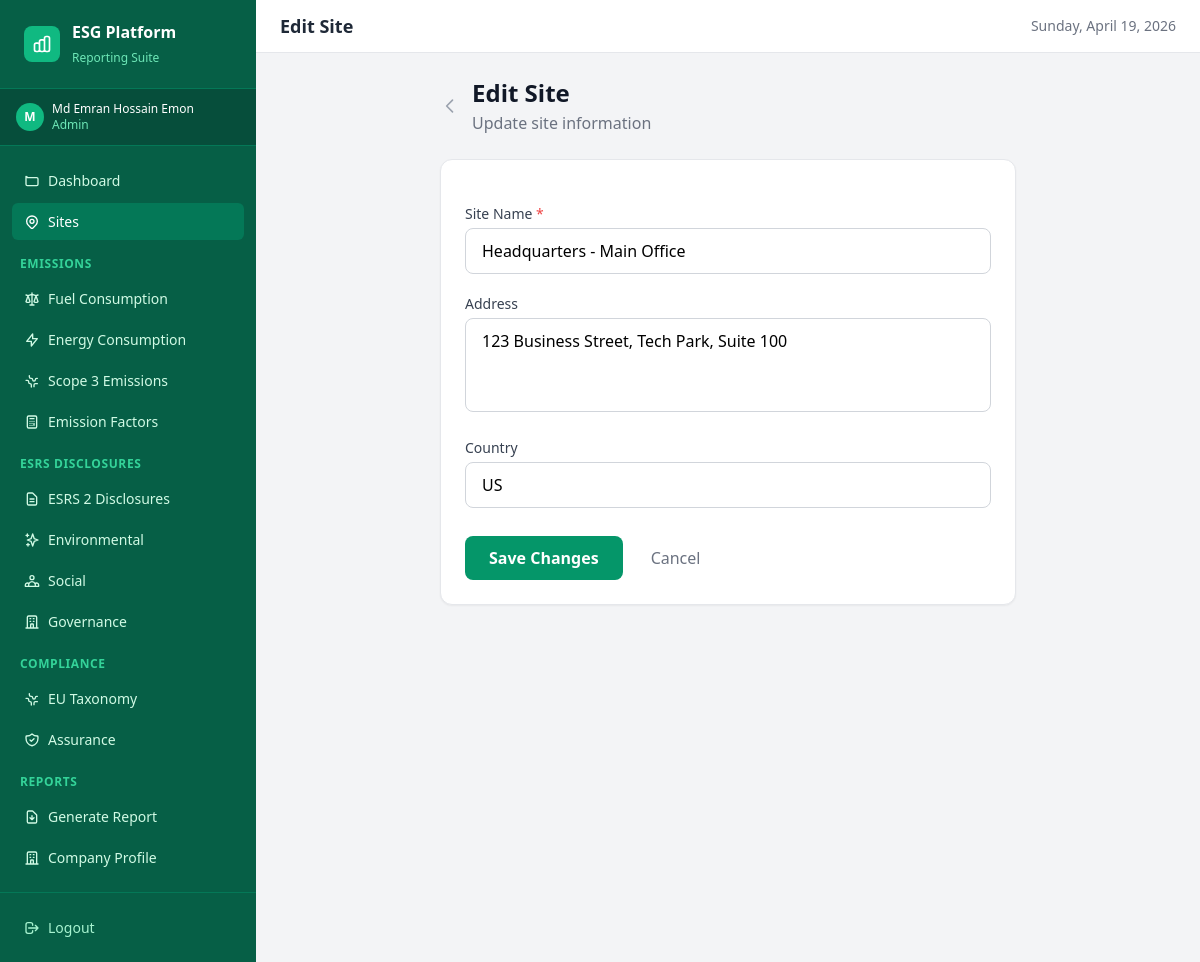
Screenshot of /sites/edit.php?id=70d79177-fd1b-4147-a34e-8f8318dc4845 (signed in) with the database file from the repository.
### tables this page shows
CREATE TABLE `sites` (
  `id` char(36) NOT NULL,
  `company_id` char(36) NOT NULL,
  `name` varchar(255) NOT NULL,
  `address` text DEFAULT NULL,
  `country` varchar(10) DEFAULT 'DE',
  `created_by` char(36) DEFAULT NULL,
  `updated_by` char(36) DEFAULT NULL,
  `deleted_at` datetime DEFAULT NULL,
  `created_at` datetime DEFAULT current_timestamp(),
  `updated_at` datetime DEFAULT current_timestamp() ON UPDATE current_timestamp(),
  PRIMARY KEY (`id`),
  UNIQUE KEY `uk_sites_company_name` (`company_id`,`name`),
  KEY `idx_sites_company_id` (`company_id`),
  KEY `created_by` (`created_by`),
  KEY `updated_by` (`updated_by`),
  CONSTRAINT `sites_ibfk_1` FOREIGN KEY (`company_id`) REFERENCES `companies` (`id`) ON DELETE CASCADE,
  CONSTRAINT `sites_ibfk_2` FOREIGN KEY (`created_by`) REFERENCES `users` (`id`) ON DELETE SET NULL,
  CONSTRAINT `sites_ibfk_3` FOREIGN KEY (`updated_by`) REFERENCES `users` (`id`) ON DELETE SET NULL
);

### sites/edit.php (the view, shortened to what this page needs)
<?php
require_once '../config/db.php';
$siteId    = $_GET['id'] ?? $_POST['id'] ?? '';
$stmt = $pdo->prepare('SELECT * FROM sites WHERE id = :id AND company_id = :cid AND deleted_at IS NULL');
$stmt->execute([':id' => $siteId, ':cid' => company_id()]);
$site = $stmt->fetch();
require_once '../includes/header.php';
?>
<div class="max-w-xl mx-auto">
    <div class="mb-6 flex items-center space-x-3">
        <a href="/esg-report-test/sites/index.php" class="text-gray-400 hover:text-gray-600 transition">
            <svg class="w-5 h-5" fill="none" stroke="currentColor" viewBox="0 0 24 24">
                <path stroke-linecap="round" stroke-linejoin="round" stroke-width="2" d="M15 19l-7-7 7-7"/>
            </svg>
        </a>
        <div>
            <h2 class="text-2xl font-bold text-gray-900">Edit Site</h2>
            <p class="text-gray-500 text-base mt-0.5">Update site information</p>
        </div>
    </div>
    <div class="bg-white rounded-xl shadow-sm border border-gray-200 p-6">
        <form method="POST" class="space-y-5">
            <div>
                <label for="name" class="block text-sm font-medium text-gray-700 mb-1">Site Name <span class="text-red-500">*</span></label>
                <input type="text" id="name" name="name" required
                       value="<?= htmlspecialchars($_POST['name'] ?? $site['name'], ENT_QUOTES, 'UTF-8') ?>"
                       class="w-full px-4 py-2.5 border border-gray-300 rounded-lg text-base focus:ring-2 focus:ring-emerald-500 focus:border-emerald-500 outline-none transition">
            </div>
            <div>
                <label for="address" class="block text-sm font-medium text-gray-700 mb-1">Address</label>
                <textarea id="address" name="address" rows="3"
                          class="w-full px-4 py-2.5 border border-gray-300 rounded-lg text-base focus:ring-2 focus:ring-emerald-500 focus:border-emerald-500 outline-none transition resize-none"><?= htmlspecialchars($_POST['address'] ?? $site['address'] ?? '', ENT_QUOTES, 'UTF-8') ?></textarea>
            </div>
            <div>
                <label for="country" class="block text-sm font-medium text-gray-700 mb-1">Country</label>
                <input type="text" id="country" name="country"
                       value="<?= htmlspecialchars($_POST['country'] ?? $site['country'] ?? '', ENT_QUOTES, 'UTF-8') ?>"
                       class="w-full px-4 py-2.5 border border-gray-300 rounded-lg text-base focus:ring-2 focus:ring-emerald-500 focus:border-emerald-500 outline-none transition">
            </div>
            <div class="flex items-center space-x-3 pt-2">
                <button type="submit"
                        class="bg-emerald-600 hover:bg-emerald-700 text-white font-semibold py-2.5 px-6 rounded-lg text-base transition">
                    Save Changes
                </button>
                <a href="/esg-report-test/sites/index.php"
                   class="text-gray-500 hover:text-gray-700 font-medium py-2.5 px-4 rounded-lg text-base transition">
                    Cancel
                </a>
            </div>
        </form>
    </div>
</div>
<?php require_once '../includes/footer.php'; ?>

### includes/header.php (style rules this page uses)
body { font-size: 1rem; }

### rows the page displays
sites: name "Headquarters - Main Office", address "123 Business Street, Tech Park, Suite 100", country "US"

### other values shown
substr($_SESSION['name'] ?? 'U', 0, 1) "M"
$_SESSION['name'] "Md Emran Hossain Emon"
$_SESSION['role'] "Admin"
$pageTitle "Edit Site"
